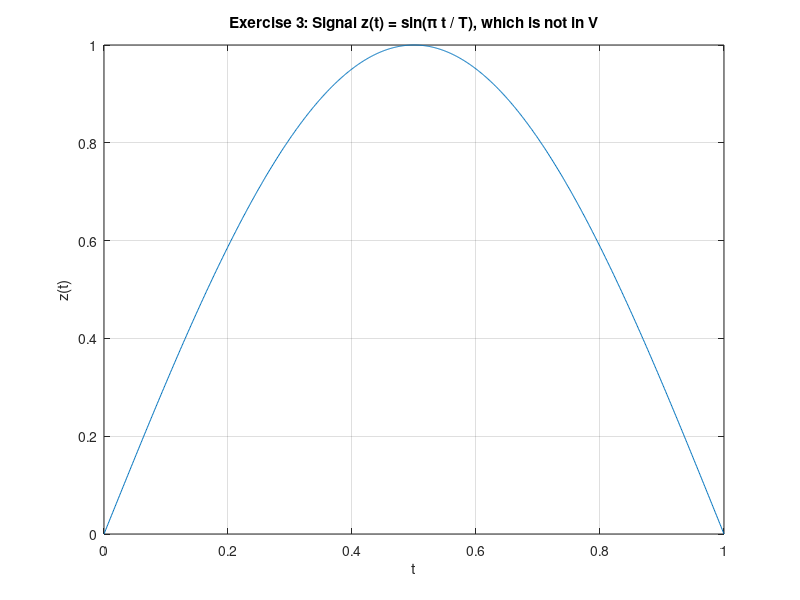

The MATLAB source for this figure:
%% Exercise 1: Confirm that Phi is an orthonormal set
% Define T
T = 1;

% Define the basis functions phi1 and phi2
phi1 = @(t) sqrt(2) .* (t >= 0 & t < T/2);
phi2 = @(t) sqrt(2) .* (t >= T/2 & t <= T);

% Compute the inner products to check orthogonality and normalization
phi1_phi1 = integral(@(t) phi1(t) .* phi1(t), 0, T);  % <phi1, phi1>
phi2_phi2 = integral(@(t) phi2(t) .* phi2(t), 0, T);  % <phi2, phi2>
phi1_phi2 = integral(@(t) phi1(t) .* phi2(t), 0, T);  % <phi1, phi2>

fprintf('Exercise 1: Orthogonality and Normalization\n');
fprintf('Inner product <phi1, phi1>: %f\n', phi1_phi1);
fprintf('Inner product <phi2, phi2>: %f\n', phi2_phi2);
fprintf('Inner product <phi1, phi2>: %f\n', phi1_phi2);
fprintf('-----------------------------\n\n');

%% Exercise 2: Check that the two signals x(t) and y(t) are in V
% Define the signals x(t) and y(t)
x = @(t) 10 .* (t >= 0 & t < T/2);
y = @(t) 5 .* (t >= 0 & t < T/2) - 10 .* (t >= T/2 & t <= T);

% Compute the coefficients for x(t) and y(t) in terms of phi1 and phi2
x1 = integral(@(t) x(t) .* phi1(t), 0, T);  % coefficient for phi1 in x(t)
x2 = integral(@(t) x(t) .* phi2(t), 0, T);  % coefficient for phi2 in x(t)
y1 = integral(@(t) y(t) .* phi1(t), 0, T);  % coefficient for phi1 in y(t)
y2 = integral(@(t) y(t) .* phi2(t), 0, T);  % coefficient for phi2 in y(t)

fprintf('Exercise 2: Coefficients of x(t) and y(t) in terms of phi1 and phi2\n');
fprintf('x1: %f, x2: %f\n', x1, x2);
fprintf('y1: %f, y2: %f\n', y1, y2);
fprintf('-----------------------------\n\n');

%% Exercise 3: Example of a signal not in V
% Define a signal z(t) that is not in V
z = @(t) sin(pi * t / T);

% Plot the signal z(t)
t_values = linspace(0, T, 1000);
figure;
plot(t_values, z(t_values));
title('Exercise 3: Signal z(t) = sin(\pi t / T), which is not in V');
xlabel('t');
ylabel('z(t)');
grid on;

fprintf('Exercise 3: Plotted the signal z(t) = sin(pi t / T), which is not in V.\n');
fprintf('-----------------------------\n\n');

%% Exercise 4: Represent x(t) and y(t) in the basis Phi
% The coefficients for x(t) and y(t) have already been computed in Exercise 2.
fprintf('Exercise 4: Representing x(t) and y(t) in the basis Phi\n');
fprintf('x(t) = %f * phi1(t) + %f * phi2(t)\n', x1, x2);
fprintf('y(t) = %f * phi1(t) + %f * phi2(t)\n', y1, y2);
fprintf('-----------------------------\n\n');

%% Exercise 5: Evaluate <x, y> and compare with sum(x_n * y_n)
% Compute the inner product <x, y>
inner_product_xy = integral(@(t) x(t) .* y(t), 0, T);  % <x, y>

% Compute the sum of the products of the coefficients
sum_coefficients = x1 * y1 + x2 * y2;

fprintf('Exercise 5: Inner product <x, y> and sum of coefficient products\n');
fprintf('Inner product <x, y>: %f\n', inner_product_xy);
fprintf('Sum of products of coefficients: %f\n', sum_coefficients);
fprintf('-----------------------------\n\n');

%% Exercise 6: Construct a signal z(t) in V which is orthogonal to x(t)
% To be orthogonal, <z, x> = 0
% Solve for z1 and z2 such that z1 * x1 + z2 * x2 = 0
z1 = 0;  % Set z1 = 0 since it simplifies the problem
z2 = 1;  % Choose any non-zero value for z2

% Define the orthogonal signal z(t)
z_orthogonal = @(t) z1 * phi1(t) + z2 * phi2(t);

% Verify orthogonality <z, x>
inner_product_zx = integral(@(t) z_orthogonal(t) .* x(t), 0, T);  % <z, x>

fprintf('Exercise 6: Constructing a signal z(t) orthogonal to x(t)\n');
fprintf('Inner product <z, x> (should be 0): %f\n', inner_product_zx);
fprintf('-----------------------------\n\n');
